Frame 1 (no input): blank canvas, image omitted
Frame 60 (the mouse pressed at the canvas centre just before this capture): blank canvas, image omitted
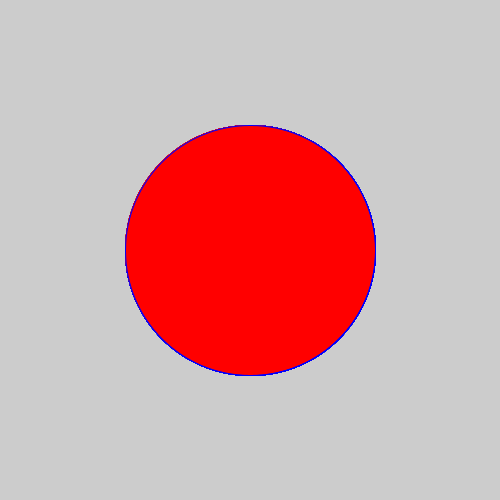
Frame 120 (the mouse held since frame 60 and released just before this capture)

The Processing sketch whose frames 1 and 60 were blank and that drew this single picture after the mouse press (run headless with seeded random() and noise(); from frame 60 on, the mouse is pressed at the canvas centre):

// Processing sketch: ellipse_art
// ── ellipse_art.pde
// Sets the background gray value based on the distance 
// of the mouse from the center of the screen
void setup() {
  size(500,500);
}

void draw() {
  stroke(0,0,255);
  float d = dist(width/2, height/2, mouseX, mouseY);
  float maxDist = dist(0, 0, width/2, height/2);
  float gray = map(d, 0, maxDist, 0, 255);
  fill(255,0,0);
  tint(20);
  ellipseMode(CENTER);
  ellipse(250,250,mouseX,mouseY);
 
}
